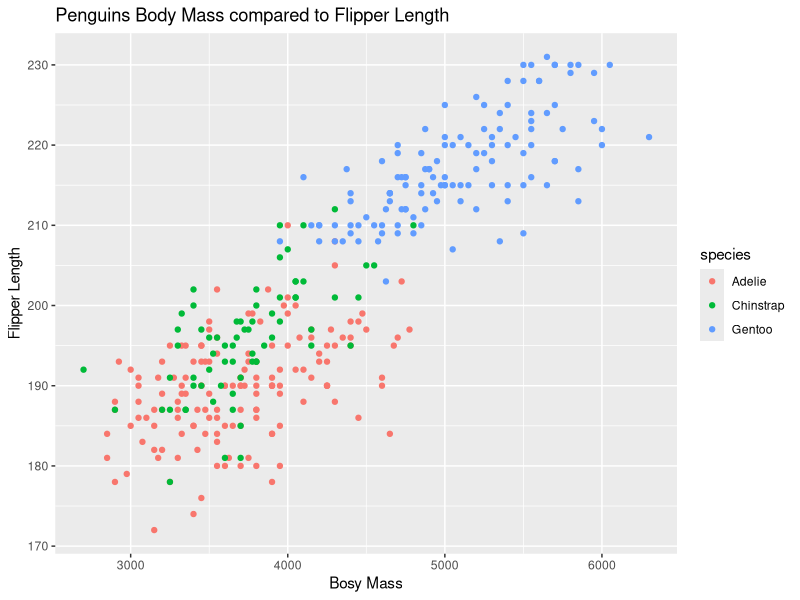

Source code (R):
## ---- chunk 1
library(tidyverse)
library(palmerpenguins)
## ---- chunk 2
penguins |> ggplot(mapping=aes(x=body_mass_g, y=flipper_length_mm, 
                               color=species)) + 
  geom_point() + labs(title= "Penguins Body Mass compared to Flipper Length", 
                      x="Bosy Mass", y="Flipper Length")
